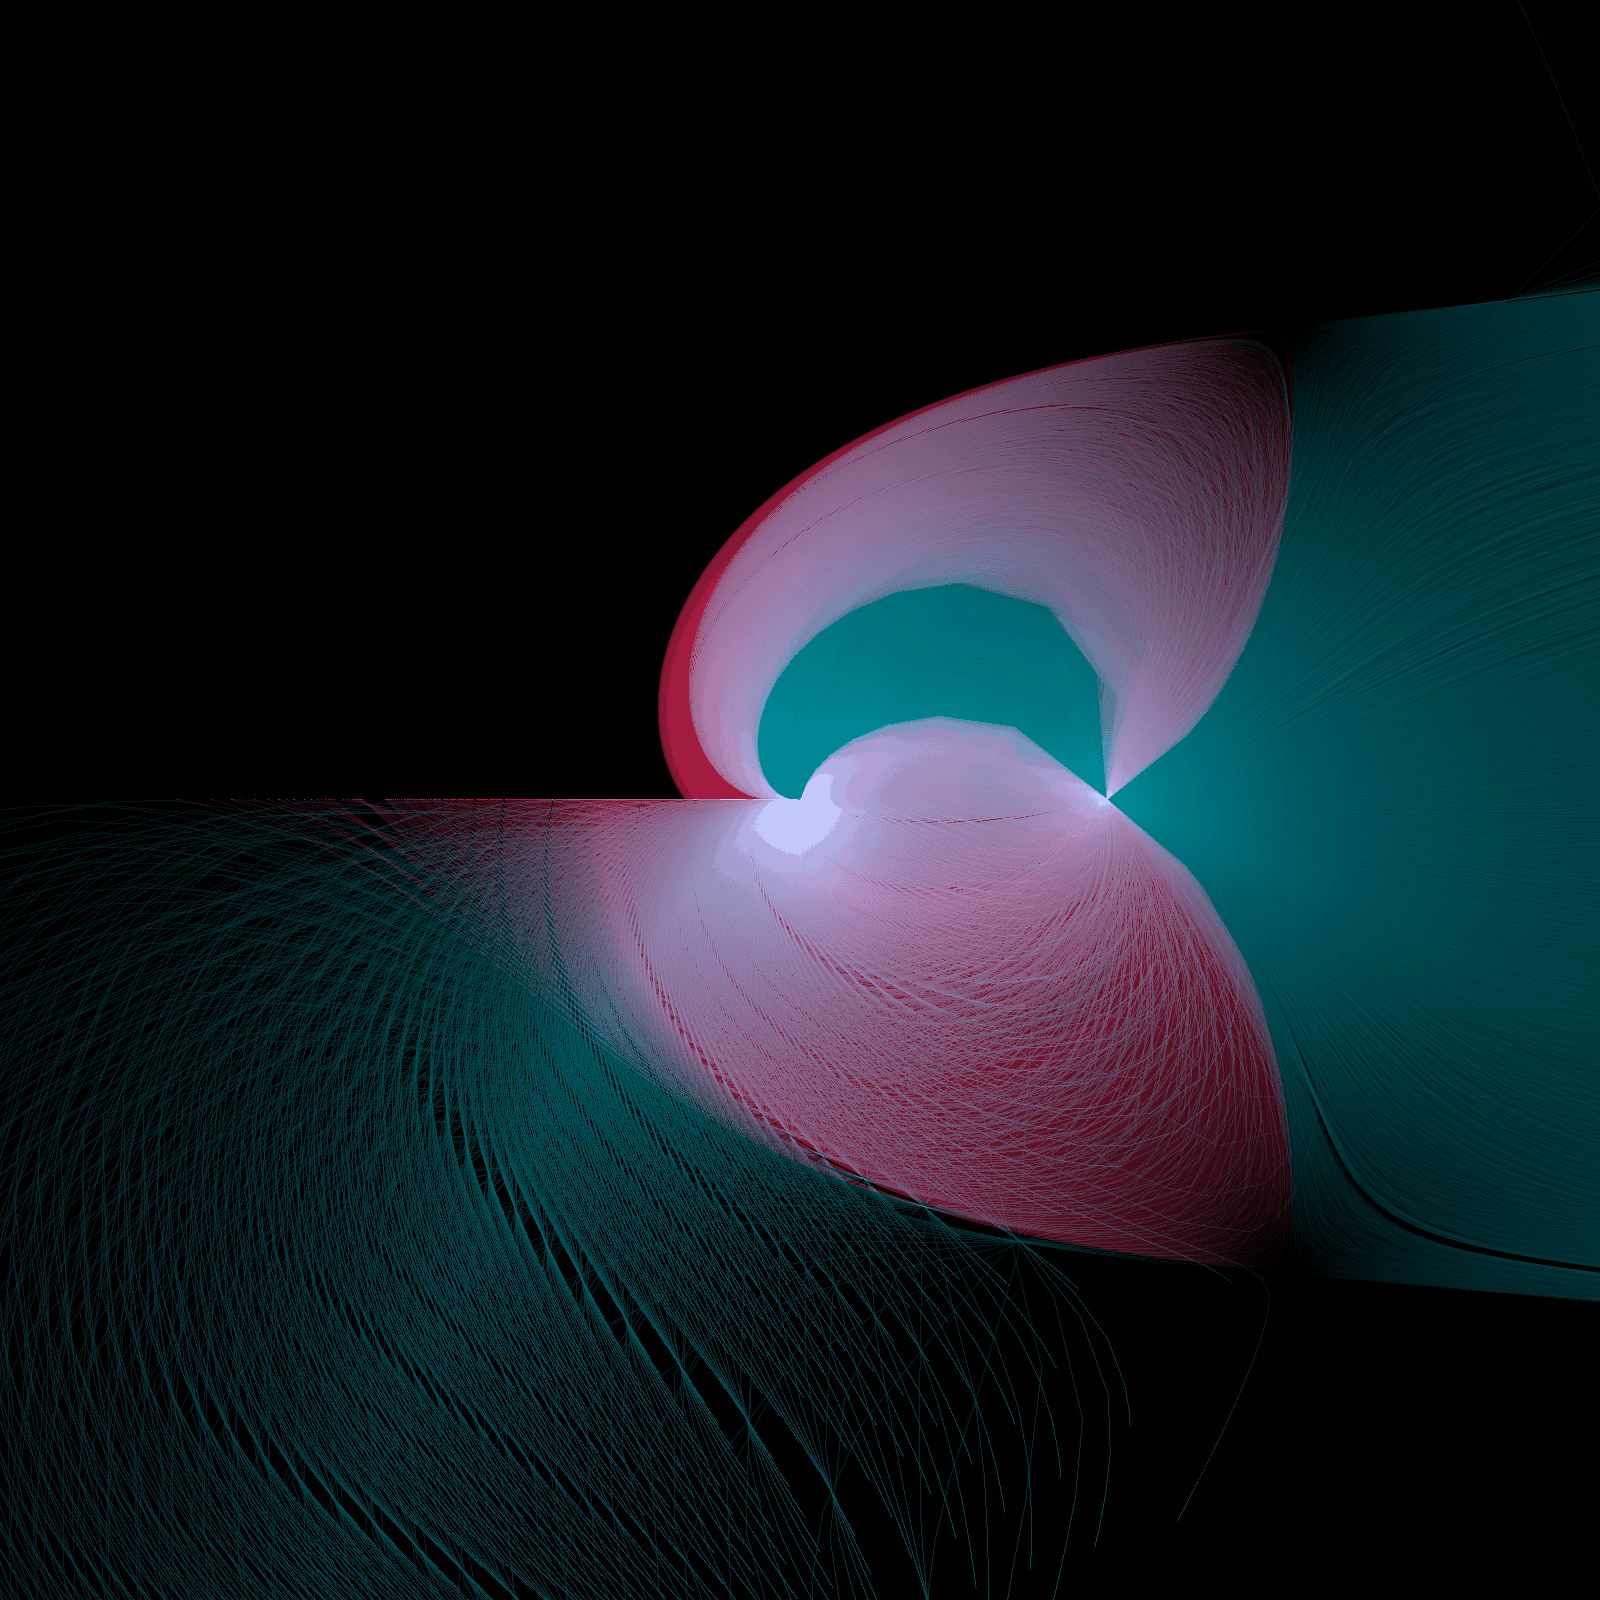

The Python source for this figure:
# This file is part of Bertini 2.
#
# the_seam.py is free software: you can redistribute it and/or modify
# it under the terms of the GNU General Public License as published by
# the Free Software Foundation, either version 3 of the License, or
# (at your option) any later version.
#
# the_seam.py is distributed in the hope that it will be useful,
# but WITHOUT ANY WARRANTY; without even the implied warranty of
# MERCHANTABILITY or FITNESS FOR A PARTICULAR PURPOSE.  See the
# GNU General Public License for more details.
#
# You should have received a copy of the GNU General Public License
# along with the_seam.py.  If not, see <http://www.gnu.org/licenses/>.
#
#  Copyright(C) Bertini2 Development Team
#
#  See <http://www.gnu.org/licenses/> for a copy of the license,
#  as well as COPYING.  Bertini2 is provided with permitted
#  additional terms in the b2/licenses/ directory.

"""The Seam -- a line that is not in the mathematics, drawn by the paths that died on it.

For each parameter c on a grid, track

    log(x) - y = 0,      y^2 - x + c = 0

from the solution (x, y) = (1, 0) at c = 1, and keep every step of every path.  The second
variable IS the logarithm, so the tracker is continuing a logarithm rather than evaluating
one.  Some paths arrive.  Some crawl onto the negative real axis and stall there with the
step size at its floor, because that is where the numeric logarithm jumps -- a convention
inside an implementation, not a feature of the equations.

The hero frame is the x-plane, every step of every path exposed onto one buffer: arrivals in
teal, deaths in red, and the deaths pile onto the cut.  The teaching frame is the c-plane,
showing which parameters are reachable at all and how far the rest got.

Nothing here is random.  gamma is the exact rational point (-24 + 7i)/25 on the unit circle
and every grid coordinate is an exact rational, so both frames reproduce exactly.

Run:  python the_seam.py            (the full render, some minutes)
      python the_seam.py --scout    (a small one, for checking a window)
      or via tools/refresh_doc_artifacts.py --plots --only the_seam
"""

import argparse
import os
from fractions import Fraction

import matplotlib
matplotlib.use('Agg')            # headless: no display needed
import matplotlib.pyplot as plt

import numpy as np

_OUT = os.path.dirname(os.path.abspath(__file__))

# The parameter window, as exact rationals: the reachable lobe, its coastline, and the wedge
# bitten out of the lower left.
RE_RANGE = (Fraction(-14), Fraction(8))
IM_RANGE = (Fraction(-9), Fraction(9))

# The x-plane window for the exposure.  Both interesting points sit in it: the branch point of
# the logarithm at 0, and the common birthplace of every path at 1.
X_RANGE, Y_RANGE = (-2.6, 2.6), (-2.6, 2.6)

PRECISION = 40
_worker = {}


# --- the engine -----------------------------------------------------------------------------

def _init(precision):
    """Per-process setup: import bertini once, and build the constants it will reuse."""
    import bertini
    bertini.recording(False)          # tens of thousands of throwaway solves: do not archive
    bertini.default_precision(precision)
    _worker['bertini'] = bertini
    _worker['gamma'] = (bertini.coefficient('-24/25')
                        + bertini.I * bertini.coefficient('7/25'))


def _exact(re, im):
    """An exact complex coefficient node from two rationals."""
    bertini = _worker['bertini']
    return bertini.coefficient(str(re)) + bertini.I * bertini.coefficient(str(im))


def _system_for(re, im):
    bertini = _worker['bertini']
    x, y = bertini.Variable('x'), bertini.Variable('y')
    s = bertini.System()
    s.add_variable_group(bertini.VariableGroup([x, y]))
    s.add_function(bertini.symbolics.log(x) - y)      # y is the logarithm, continued not evaluated
    s.add_function(y * y - x + _exact(re, im))
    return s


def _track(re, im):
    """One parameter value.  Returns (trajectory in x, times, fate)."""
    bertini = _worker['bertini']
    target = _system_for(re, im)
    start = _system_for(Fraction(1), Fraction(0))
    H = bertini.system.make_homotopy(target, start, gamma=_worker['gamma'])

    point = np.array([bertini.multiprec.complex_mp('1', '0'),
                      bertini.multiprec.complex_mp('0', '0')])
    solver = bertini.HomotopySolver(H, [point], target, mptype='multiple')

    collector = bertini.SolutionPathCollector()
    solver.add_observer(collector)
    solver.solve()

    meta = list(solver.solution_metadata())
    fate = str(meta[0].pre_endgame_success_code).split('.')[-1] if meta else 'NeverStarted'

    if not collector.series:
        return np.zeros(0, dtype=complex), np.zeros(0, dtype=complex), fate

    path = collector.series[0]
    xs = np.array([complex(v) for v in path.points()[:, 0]])
    ts = np.array([complex(t) for t in path.times()])
    return xs, ts, fate


def _row(args):
    """One row of the parameter grid, for the pool."""
    row_index, im, reals = args
    return row_index, [(_track(re, im)) for re in reals]


def _grid(width, height):
    """Exact rational grid coordinates, so the picture does not depend on float formatting."""
    reals = [RE_RANGE[0] + (RE_RANGE[1] - RE_RANGE[0]) * Fraction(i, width - 1)
             for i in range(width)]
    imags = [IM_RANGE[1] - (IM_RANGE[1] - IM_RANGE[0]) * Fraction(j, height - 1)
             for j in range(height)]
    return reals, imags


def sweep(width, height, processes=None):
    """Track the whole grid, in parallel.  Returns rows of (xs, ts, fate)."""
    from multiprocessing import Pool

    reals, imags = _grid(width, height)
    jobs = [(j, imags[j], reals) for j in range(height)]
    rows = [None] * height

    with Pool(processes or os.cpu_count(), initializer=_init, initargs=(PRECISION,)) as pool:
        for done, (row_index, record) in enumerate(pool.imap_unordered(_row, jobs), start=1):
            rows[row_index] = record
            if done % max(height // 12, 1) == 0 or done == height:
                print(f'  rows {done}/{height}', flush=True)
    return rows


# --- the exposure ---------------------------------------------------------------------------

def _deposit(buffer, xs, weights, side, samples_per_unit):
    """Lay one trajectory onto the buffer, sampling along each segment so the trace is a
    continuous stroke rather than a row of dots, and weighting by the path time it spans --
    brightness is dwell, not step count, so refining the stepper does not change the picture."""
    if len(xs) < 2:
        return
    for index, (a, b) in enumerate(zip(xs[:-1], xs[1:])):
        steps = max(int(abs(b - a) * samples_per_unit), 2)
        walk = np.linspace(a, b, steps)
        col = (walk.real - X_RANGE[0]) / (X_RANGE[1] - X_RANGE[0]) * (side - 1)
        row = (Y_RANGE[1] - walk.imag) / (Y_RANGE[1] - Y_RANGE[0]) * (side - 1)
        keep = (col >= 0) & (col < side) & (row >= 0) & (row < side)
        if keep.any():
            np.add.at(buffer, (row[keep].astype(int), col[keep].astype(int)),
                      weights[index] / steps)


def expose(rows, side):
    """Three buffers: paths that arrived, paths that died, and where the dying ones stopped."""
    samples_per_unit = side / (X_RANGE[1] - X_RANGE[0]) * 1.6
    arrived = np.zeros((side, side))
    dying = np.zeros((side, side))
    graves = np.zeros((side, side))

    for record in rows:
        for xs, ts, fate in record:
            if len(xs) < 2:
                continue
            weights = np.abs(np.diff(np.abs(ts)))
            if fate == 'Success':
                _deposit(arrived, xs, weights, side, samples_per_unit)
            else:
                _deposit(dying, xs, weights, side, samples_per_unit)
                where = xs[-1]
                col = (where.real - X_RANGE[0]) / (X_RANGE[1] - X_RANGE[0]) * (side - 1)
                row = (Y_RANGE[1] - where.imag) / (Y_RANGE[1] - Y_RANGE[0]) * (side - 1)
                if 0 <= col < side and 0 <= row < side:
                    graves[int(row), int(col)] += 1.0
    return arrived, dying, graves


def _stretch(buffer, gain):
    """Compress the dynamic range so a faint single path and a thousand overlapping ones are
    both visible.  Normalized by the buffer's own maximum, so it is scale-free."""
    top = buffer.max()
    return buffer if top <= 0 else np.log1p(buffer * gain) / np.log1p(top * gain)


def colour(arrived, dying, graves, gain):
    live, doomed = _stretch(arrived, gain), _stretch(dying, gain)
    rest = _stretch(graves, 60)
    rgb = np.zeros(arrived.shape + (3,))
    rgb[..., 0] = doomed * 1.15 + rest * 1.40                      # deaths burn red
    rgb[..., 1] = live * 0.95 + doomed * 0.20 + rest * 0.55        # arrivals in teal
    rgb[..., 2] = live * 1.05 + doomed * 0.45 + rest * 0.30
    return np.clip(rgb, 0, 1)


# --- the frames -----------------------------------------------------------------------------

def hero(rows, side, gain, name):
    """Write the exposure.

    Saved through a 256-entry adaptive palette with Floyd-Steinberg dithering, which is
    deterministic and costs nothing visible on an image of two hues over black, but takes the
    file from about 2.2 MB to under 1 MB.  Committed figures stay small; the resolution is
    what carries the detail here, so the resolution is what is kept.
    """
    from PIL import Image

    rgb = colour(*expose(rows, side), gain=gain)
    picture = Image.fromarray((np.clip(rgb, 0, 1) * 255).astype(np.uint8), mode='RGB')
    picture = picture.quantize(colors=256, method=Image.MEDIANCUT, dither=Image.FLOYDSTEINBERG)
    picture.save(os.path.join(_OUT, name), optimize=True)
    print('  wrote', name)


def teaching(rows, width, height, name):
    """The c-plane: which parameters are reachable, and how far the rest got."""
    reached = np.zeros((height, width))
    for j, record in enumerate(rows):
        for i, (_, ts, fate) in enumerate(record):
            reached[j, i] = 1.0 if fate == 'Success' else (1.0 - abs(ts[-1]) if len(ts) else 0.0)

    fig, ax = plt.subplots(figsize=(7, 6))
    image = ax.imshow(reached, origin='upper', cmap='magma', vmin=0, vmax=1,
                      extent=[float(RE_RANGE[0]), float(RE_RANGE[1]),
                              float(IM_RANGE[0]), float(IM_RANGE[1])])
    ax.set_xlabel('Re(c)')
    ax.set_ylabel('Im(c)')
    ax.set_title('which parameters are reachable, and how far the rest got', fontsize=10)
    bar = fig.colorbar(image, ax=ax)
    bar.set_label('path time reached (1.0 = arrived)')
    fig.tight_layout()
    fig.savefig(os.path.join(_OUT, name), dpi=130)
    plt.close(fig)
    print('  wrote', name)


def main():
    parser = argparse.ArgumentParser(description=__doc__)
    parser.add_argument('--scout', action='store_true',
                        help='a small, fast render, for checking a window')
    args = parser.parse_args()

    width, height, side, gain = (90, 74, 900, 4000) if args.scout else (240, 200, 1600, 26000)

    print(f'tracking {width * height} paths on a {width} x {height} parameter grid')
    rows = sweep(width, height)

    fates = {}
    for record in rows:
        for _, _, fate in record:
            fates[fate] = fates.get(fate, 0) + 1
    print('  fates:', fates)

    suffix = '_scout' if args.scout else ''
    hero(rows, side, gain, f'the_seam{suffix}.png')
    teaching(rows, width, height, f'the_seam_teaching{suffix}.png')


if __name__ == '__main__':
    main()
